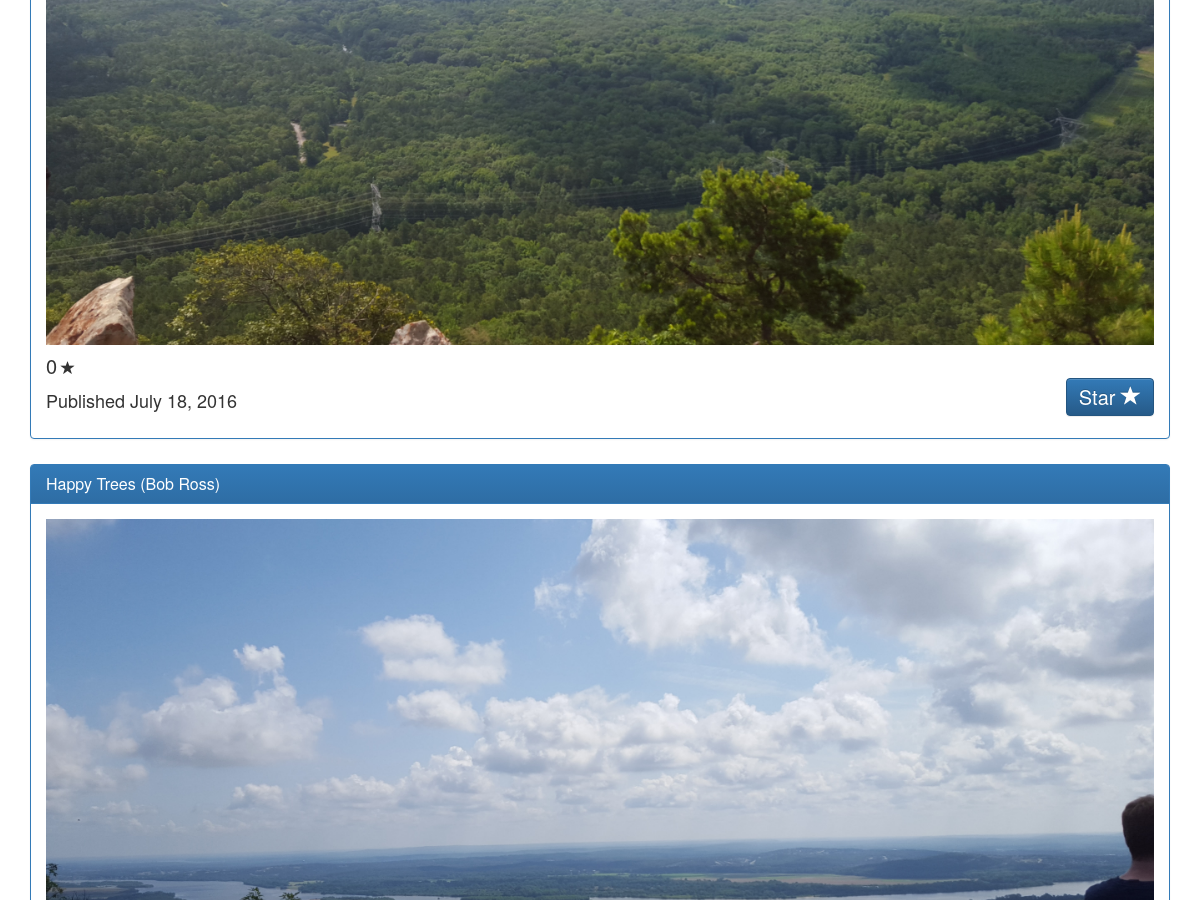
/gallery/2/ (middle part), run on an earlier commit of the app's database.
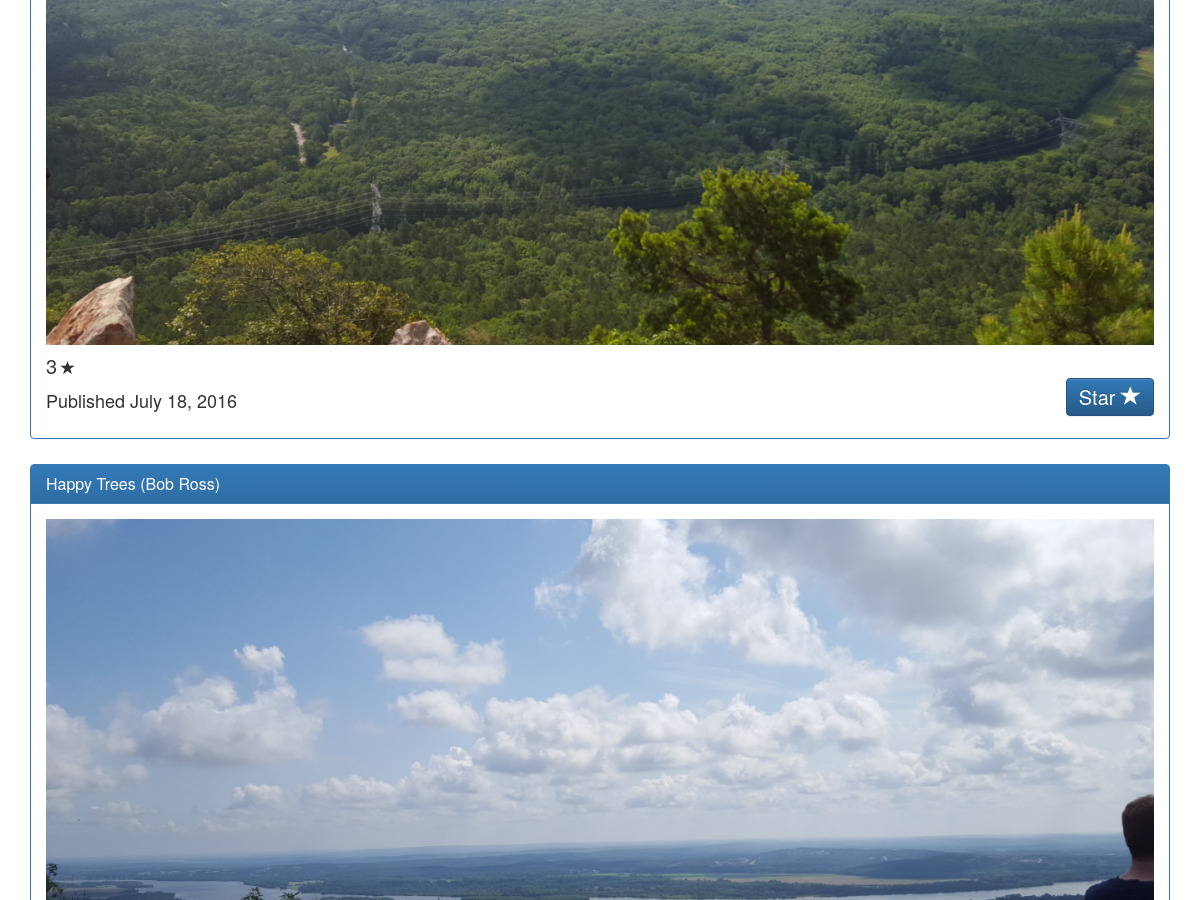
And on a later commit of the database.
### showcase/models.py (models this page shows, shortened)
class ArtPiece(models.Model):
    title = models.CharField(max_length=200)
    pub_date = models.DateField('date published', default=timezone.now)
    image = models.ImageField()
    artist = models.CharField(max_length=100)
    gallery = models.ForeignKey('Gallery', on_delete=models.CASCADE)
    stars = models.IntegerField(default=0)
    description = models.TextField(max_length=1000, default='')

### showcase/views.py (the view)
# urls.py: url(r'^gallery/(?P<gallery_id>[0-9]+)/$', views.gallery, name='gallery'),
def gallery(request, gallery_id):
    gallery = get_object_or_404(Gallery, pk=gallery_id)
    context = {
        'gallery': gallery,
        'title': gallery.name,
        'stars_range': range(int(gallery.rating)),
    }
    return render(request, 'showcase/gallery.html', context)

### showcase/templates/showcase/gallery.html (shortened to what this page needs)
{% extends "showcase/base.html" %}
{% block content %}
  <div class="gallery">
    {% for image in gallery.artpiece_set.all %}
      <div class="panel panel-primary gallery-item">
        <div class="panel-heading">
          <h2 class="panel-title">{{ image.title }} ({{ image.artist }})</h2>
        </div>
        <div class="panel-body">
          <a href="{% url 'showcase:art' image.id %}">
            <img src="{{ image.image.url }}" alt="{{ image.title }}" class="img-responsive"/>
          </a>
          <div class="art-rating">
              <h4>{{ image.stars }}</h4>
              <span class="glyphicon glyphicon-star" aria-hidden="true"></span>
          </div>
          <form id="rate-form" action="{% url 'showcase:star_art' image.id %}" method="post" class="rate-form rate-form-embedded">
            <button type="submit" class="btn btn-primary" id="starBtn" value="star">
              <h4>Star <span class="glyphicon glyphicon-star" aria-hidden="true"></span></h4>
            </button>
          </form>
          <p class="pub-date">Published {{ image.pub_date }}</p>
        </div>
      </div>
    {% endfor %}
  </div>
{% endblock content %}

What changed in the data, as far as the page shows it:
changed ArtPiece "July 18, 2016": stars "0" → "3"
